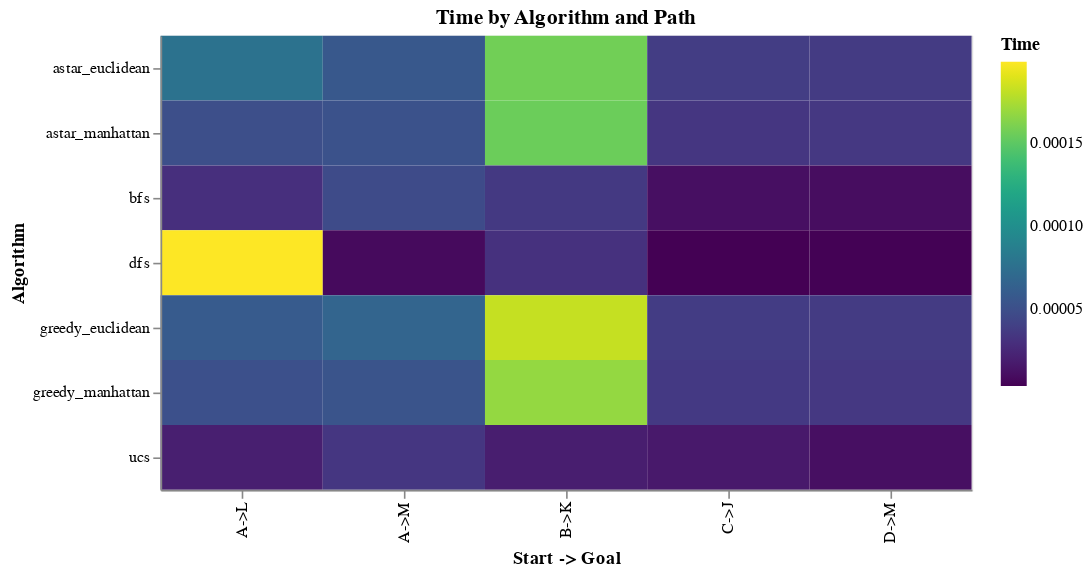

Here is the notebook cell this chart was saved with:
### Code cell
create_heatmap(
    sim_results_graph, value_col='time', title='Time by Algorithm and Path')

### Figure 1 — Vega-Lite specification as saved in the notebook (floating-point values rounded to 4 significant figures)
{"config": {"view": {"continuousWidth": 300, "continuousHeight": 300}}, "data": {"name": "data-44165963ade6f4357a10d2db0cf7eb8f"}, "mark": {"type": "rect"}, "encoding": {"color": {"field": "time", "scale": {"scheme": "viridis"}, "title": "Time", "type": "quantitative"}, "tooltip": [{"field": "algorithm", "type": "nominal"}, {"field": "path", "type": "nominal"}, {"field": "time", "format": ".2f", "type": "quantitative"}], "x": {"field": "path", "title": "Start -> Goal", "type": "nominal"}, "y": {"field": "algorithm", "sort": null, "title": "Algorithm", "type": "nominal"}}, "height": {"step": 40}, "title": "Time by Algorithm and Path", "width": 500, "$schema": "https://vega.github.io/schema/vega-lite/v5.20.1.json", "datasets": {"data-44165963ade6f4357a10d2db0cf7eb8f": [{"algorithm": "astar_euclidean", "path": "A->L", "time": 7.725e-05}, {"algorithm": "astar_euclidean", "path": "A->M", "time": 5.698e-05}, {"algorithm": "astar_euclidean", "path": "B->K", "time": 0.0001569}, {"algorithm": "astar_euclidean", "path": "C->J", "time": 3.815e-05}, {"algorithm": "astar_euclidean", "path": "D->M", "time": 3.695e-05}, {"algorithm": "astar_manhattan", "path": "A->L", "time": 4.983e-05}, {"algorithm": "astar_manhattan", "path": "A->M", "time": 5.293e-05}, {"algorithm": "astar_manhattan", "path": "B->K", "time": 0.000155}, {"algorithm": "astar_manhattan", "path": "C->J", "time": 3.409e-05}, {"algorithm": "astar_manhattan", "path": "D->M", "time": 3.505e-05}, {"algorithm": "bfs", "path": "A->L", "time": 3.004e-05}, {"algorithm": "bfs", "path": "A->M", "time": 4.721e-05}, {"algorithm": "bfs", "path": "B->K", "time": 3.576e-05}, {"algorithm": "bfs", "path": "C->J", "time": 1.097e-05}, {"algorithm": "bfs", "path": "D->M", "time": 1.001e-05}, {"algorithm": "dfs", "path": "A->L", "time": 0.0001988}, {"algorithm": "dfs", "path": "A->M", "time": 8.345e-06}, {"algorithm": "dfs", "path": "B->K", "time": 3.099e-05}, {"algorithm": "dfs", "path": "C->J", "time": 3.815e-06}, {"algorithm": "dfs", "path": "D->M", "time": 4.292e-06}, {"algorithm": "greedy_euclidean", "path": "A->L", "time": 5.913e-05}, {"algorithm": "greedy_euclidean", "path": "A->M", "time": 6.604e-05}, {"algorithm": "greedy_euclidean", "path": "B->K", "time": 0.0001819}, {"algorithm": "greedy_euclidean", "path": "C->J", "time": 3.791e-05}, {"algorithm": "greedy_euclidean", "path": "D->M", "time": 3.672e-05}, {"algorithm": "greedy_manhattan", "path": "A->L", "time": 5.102e-05}, {"algorithm": "greedy_manhattan", "path": "A->M", "time": 5.412e-05}, {"algorithm": "greedy_manhattan", "path": "B->K", "time": 0.0001678}, {"algorithm": "greedy_manhattan", "path": "C->J", "time": 3.6e-05}, {"algorithm": "greedy_manhattan", "path": "D->M", "time": 3.505e-05}, {"algorithm": "ucs", "path": "A->L", "time": 1.979e-05}, {"algorithm": "ucs", "path": "A->M", "time": 3.386e-05}, {"algorithm": "ucs", "path": "B->K", "time": 1.907e-05}, {"algorithm": "ucs", "path": "C->J", "time": 1.621e-05}, {"algorithm": "ucs", "path": "D->M", "time": 1.097e-05}]}}
